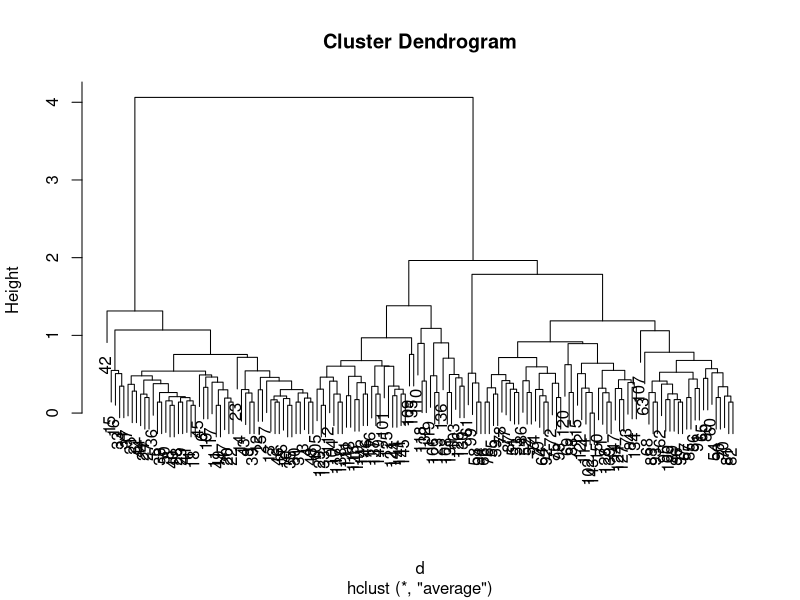

R code for this plot:
iris
quanti=iris[,1:4]
quanti
gpe_kmeans=kmeans(quanti,3)
gpe_kmeans


?dist
d=dist(quanti,"euclidean")
d


?hclust
hc=hclust(d, method = "average")
hc
plot(hc)
gpe_cah=cutree(hc,3)
gpe_cah

table(iris$Species,gpe_kmeans$cluster)
table(iris$Species,gpe_cah)

